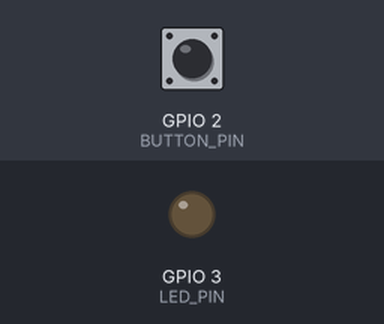
The program below on a simulated Raspberry Pi (BCM pin numbers). Shown: output pins drawn as LEDs (lit = HIGH). The inputs (shaded band) are chosen by the test bench; at power-on: GPIO 2 (BUTTON_PIN) LOW. The clock reads 2024-03-15 10:24:30 at power-on unless the program sets it.

Above: at 1.2 s.
1.3 s: GPIO 2 (BUTTON_PIN) pulled HIGH for 0.15 s
At 1.8 s:
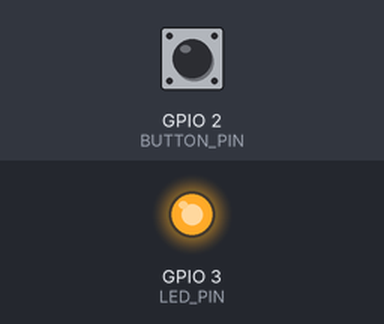
2.9 s: GPIO 2 (BUTTON_PIN) pulled HIGH for 1 s
At 4.2 s:
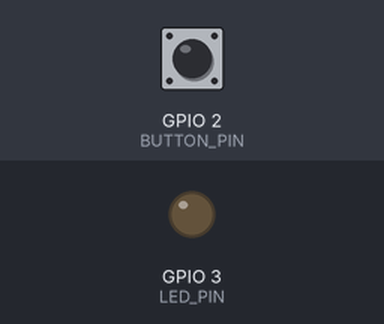
5.4 s: GPIO 2 (BUTTON_PIN) pulled HIGH for 3.2 s
At 6.1 s:
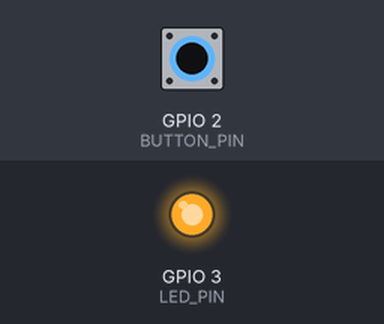
Timing chart, 0 to 8.4 s (numbered marks = the images above; inputs shaded):
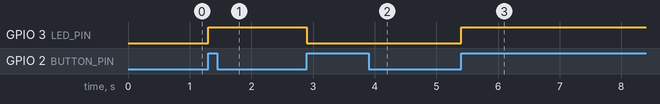

Measured:
- after the input at 1.3 s, GPIO 3 (LED_PIN): LOW → HIGH at once
- after the input at 2.9 s, GPIO 3 (LED_PIN): HIGH → LOW at once
- after the input at 5.4 s, GPIO 3 (LED_PIN): LOW → HIGH at once

The program:

main.py
```python
#!/usr/bin/env python2

import os
import time

import RPi.GPIO as GPIO

BUTTON_PIN = 2
LED_PIN = 3

switchState = False
lastPress = time.time()


def buttonCallback(channel):
    global switchState
    global lastPress
    localTime = time.time()
    deltaTime = localTime - lastPress

    if deltaTime > 0.2:
        switchState = not switchState
        lastPress = localTime
        if switchState:
            GPIO.output(LED_PIN, GPIO.HIGH)
        else:
            GPIO.output(LED_PIN, GPIO.LOW)


GPIO.setmode(GPIO.BCM)

GPIO.setup(BUTTON_PIN, GPIO.IN, pull_up_down=GPIO.PUD_DOWN)
GPIO.setup(LED_PIN, GPIO.OUT, initial=GPIO.LOW)

GPIO.add_event_detect(BUTTON_PIN, GPIO.RISING)
GPIO.add_event_callback(BUTTON_PIN, buttonCallback)

while True:
    try:
        time.sleep(0.1)
    except KeyboardInterrupt:
        GPIO.cleanup()
        break
```
